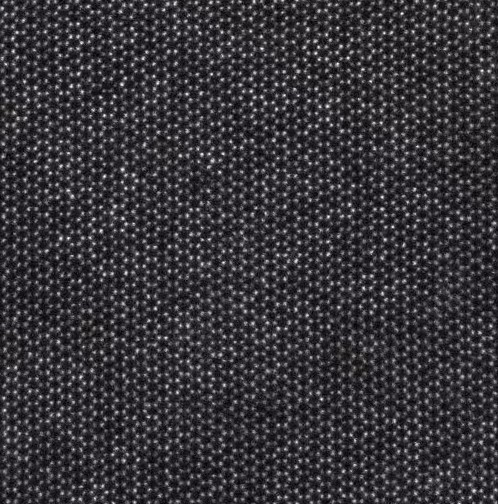
%> input picture 项目一改.jpg, 498 x 504 px
$ octave untitled.m   (GNU Octave 9; MATLAB toolbox functions it lacks are replaced by stand-ins)
%> lines starting %> are read from the running program, lines starting %| are printed output that depends on the picture
clear
clf
clc
% 显示直方图
I= imread('项目一改.jpg');
%> I is the input picture: size 504x498x3 uint8; mean R, G, B 55.4, 53.4, 58.1
figure, subplot(2,2,1), imshow(I), title('原图')
% 划分为256个灰度级
subplot(2,2,2), imhist(I,256), axis tight, title('直方图')
%> after `title('直方图')`:
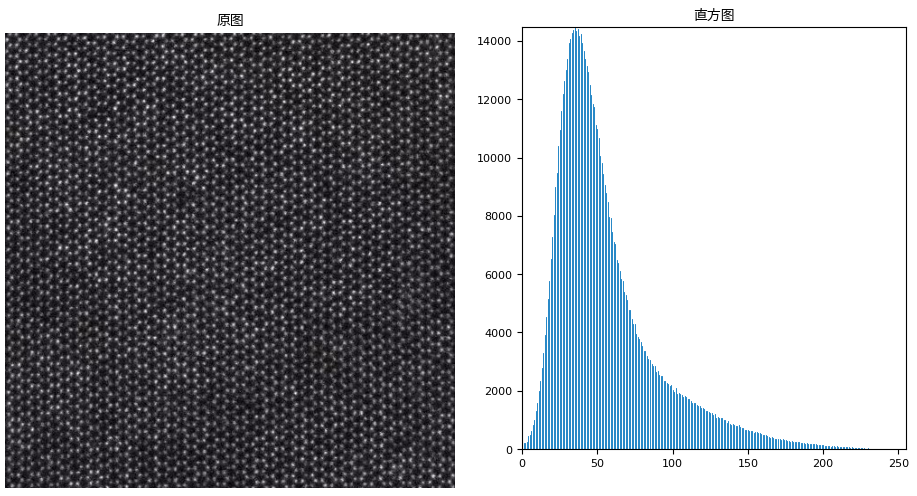
%> figure redrawn from the program's plot data, 2 panels
% 归一化
c = imhist(I, 256);
%> c = 256 values, max 14462 at index 36, min 1 at index 254, mean 2941.3
% numel(I)表示该图像的像素数，这里是280x272=76160
c_norm = c / numel(I);
%> c_norm = 256 values, max 0.0192 at index 36, min 1.33e-06 at index 254, mean 0.00391
figure, subplot(1,2,1);
% 定制条形图
bar_1 = bar(c);
set(gca, 'XLim', [0 256], 'YLim',[0 max(c)]);%gca是当前轴，设置轴范围
set(bar_1, 'FaceColor', 'r'), title('条形图'); % 设置颜色和标题

% 显示归一化的图
subplot(1,2,2);
bar_2 = bar(c_norm);
xlim([0 32]), ylim([0 max(c_norm)])
title('归一化条形图')
set(bar_2, 'FaceColor', 'g');
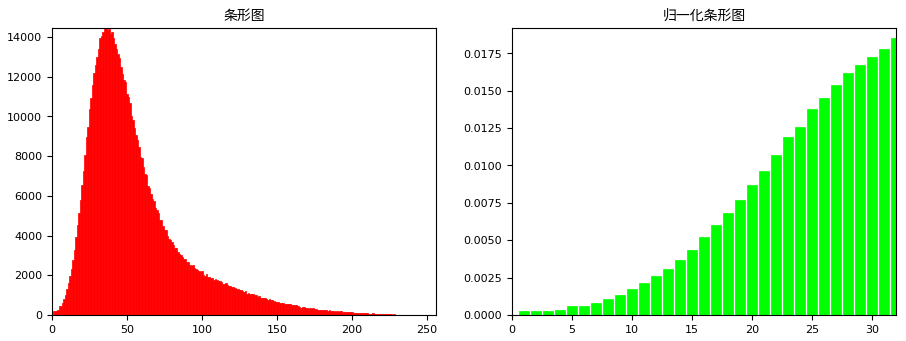
%> figure redrawn from the program's plot data, 2 panels; panel 1: tallest bar 14462 high, from x = 35.6 to 36.4; panel 2: tallest bar 0.0192 high, from x = 35.6 to 36.4

$ run again, with 000000.tif.jpg copied over 项目一改.jpg
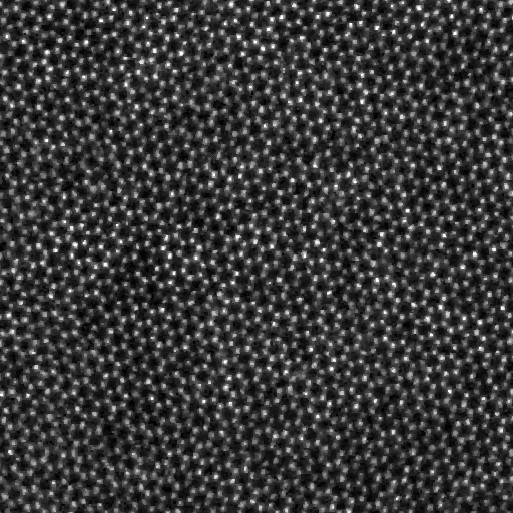
%> input picture 000000.tif.jpg, 513 x 513 px
%> I is the input picture: size 513x513x3 uint8; min 0, max 255, mean 57.7
%> `title('直方图')`:
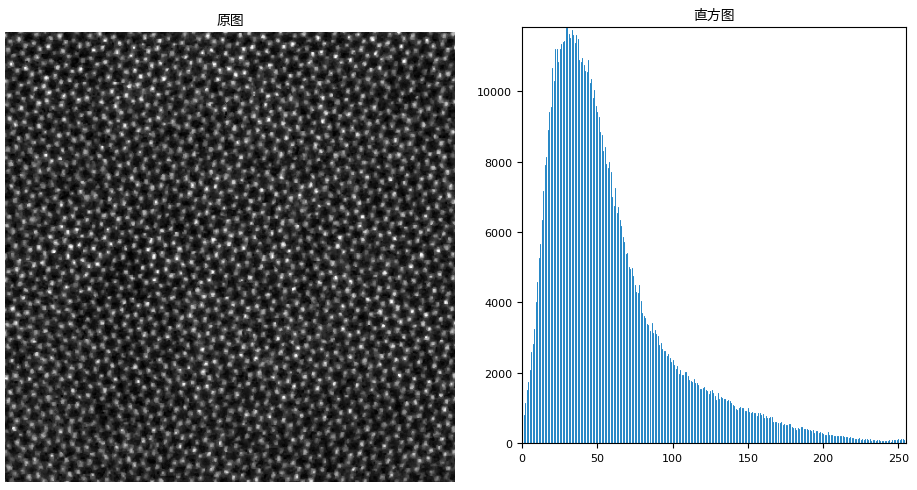
%> figure redrawn from the program's plot data, 2 panels
%> c = 256 values, max 11823 at index 31, min 42 at index 246, mean 3084
%> c_norm = 256 values, max 0.015 at index 31, min 5.32e-05 at index 246, mean 0.00391
%> `set(bar_2, 'FaceColor', 'g');`:
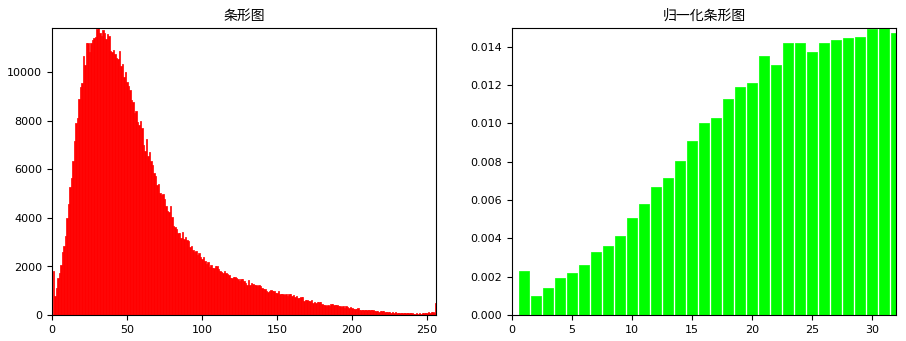
%> figure redrawn from the program's plot data, 2 panels; panel 1: tallest bar 11823 high, from x = 30.6 to 31.4; panel 2: tallest bar 0.015 high, from x = 30.6 to 31.4

$ run again, with 111.jpg copied over 项目一改.jpg
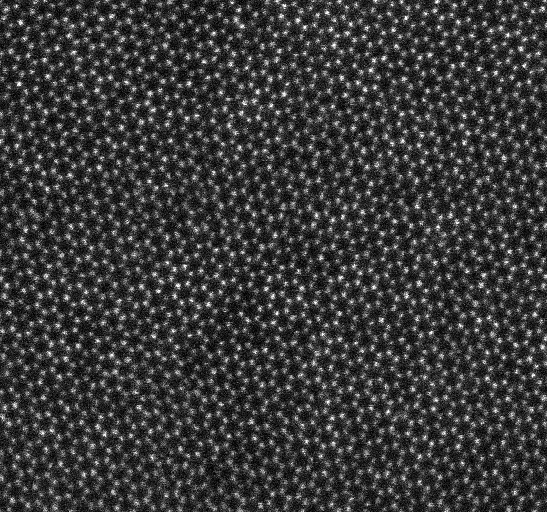
%> input picture 111.jpg, 547 x 512 px
%> I is the input picture: size 512x547x3 uint8; min 0, max 255, mean 57.7
%> `title('直方图')`:
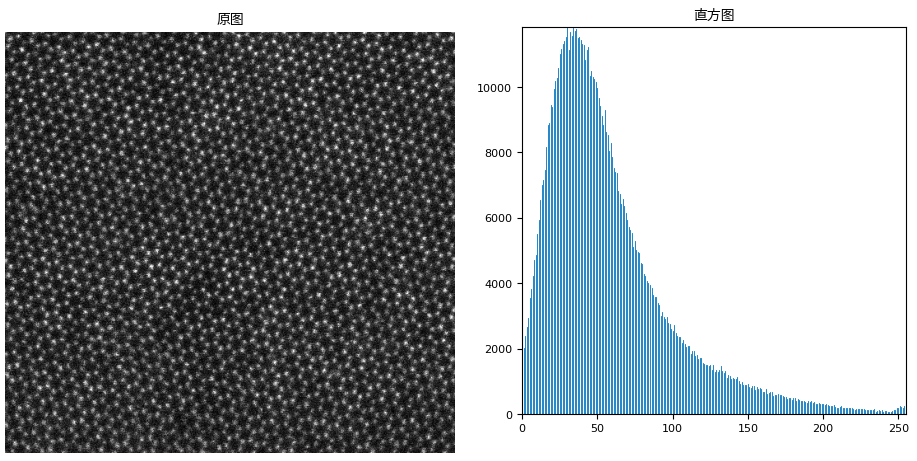
%> figure redrawn from the program's plot data, 2 panels
%> c = 256 values, max 11826 at index 31, min 66 at index 244, mean 3282
%> c_norm = 256 values, max 0.0141 at index 31, min 7.86e-05 at index 244, mean 0.00391
%> `set(bar_2, 'FaceColor', 'g');`:
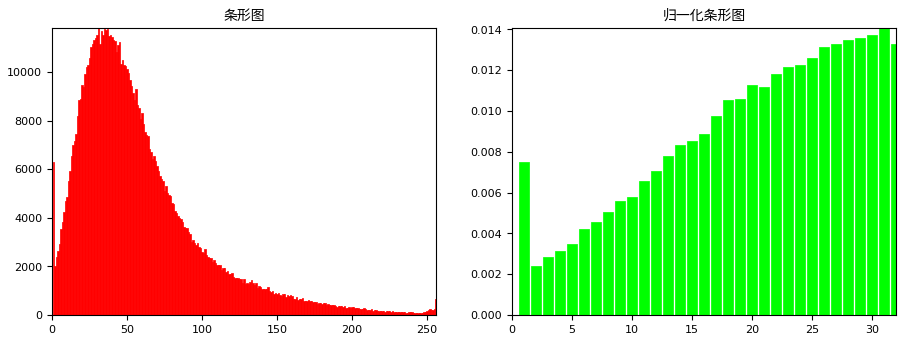
%> figure redrawn from the program's plot data, 2 panels; panel 1: tallest bar 11826 high, from x = 30.6 to 31.4; panel 2: tallest bar 0.0141 high, from x = 30.6 to 31.4

$ run again, with 15.52.46 Scanning Acquire_0015.tif.jpg copied over 项目一改.jpg
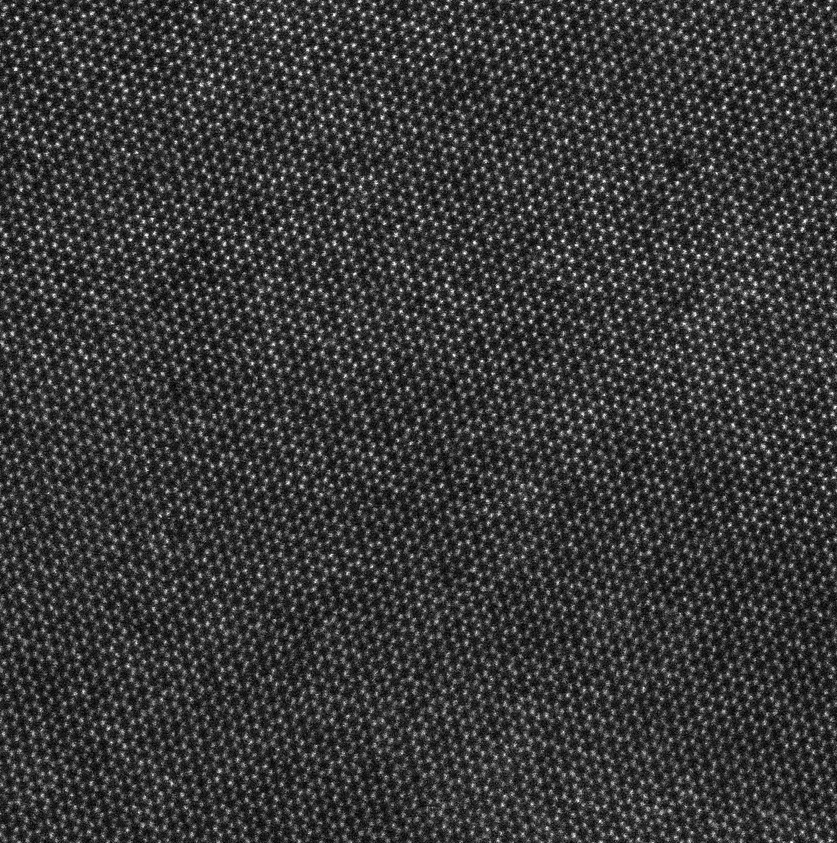
%> input picture 15.52.46 Scanning Acquire_0015.tif.jpg, 837 x 843 px, shrunk from 1017 x 1024 before the run
%> I is the input picture: size 843x837x3 uint8; min 0, max 255, mean 56
%> `title('直方图')`:
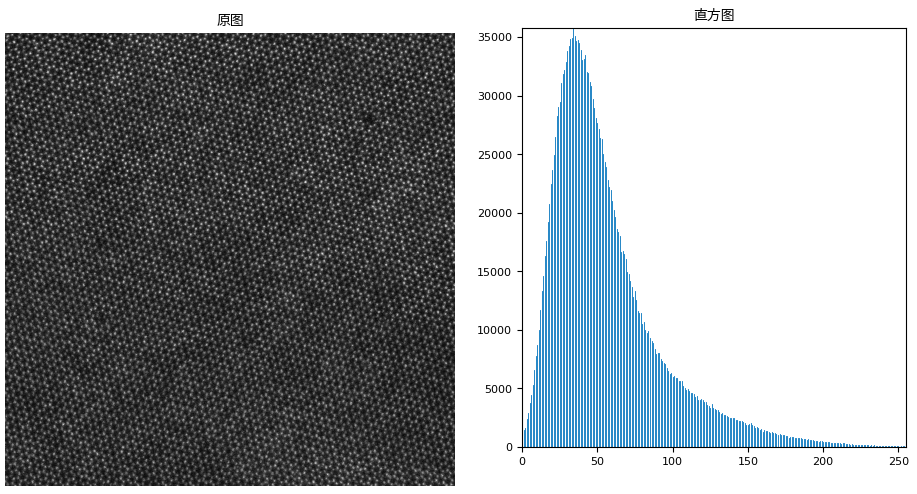
%> figure redrawn from the program's plot data, 2 panels
%> c = 256 values, max 35805 at index 35, min 36 at index 252, mean 8268.6
%> c_norm = 256 values, max 0.0169 at index 35, min 1.7e-05 at index 252, mean 0.00391
%> `set(bar_2, 'FaceColor', 'g');`:
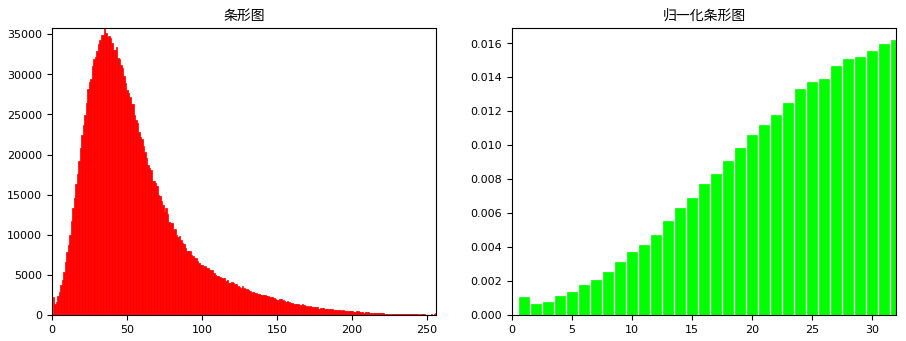
%> figure redrawn from the program's plot data, 2 panels; panel 1: tallest bar 35805 high, from x = 34.6 to 35.4; panel 2: tallest bar 0.0169 high, from x = 34.6 to 35.4
